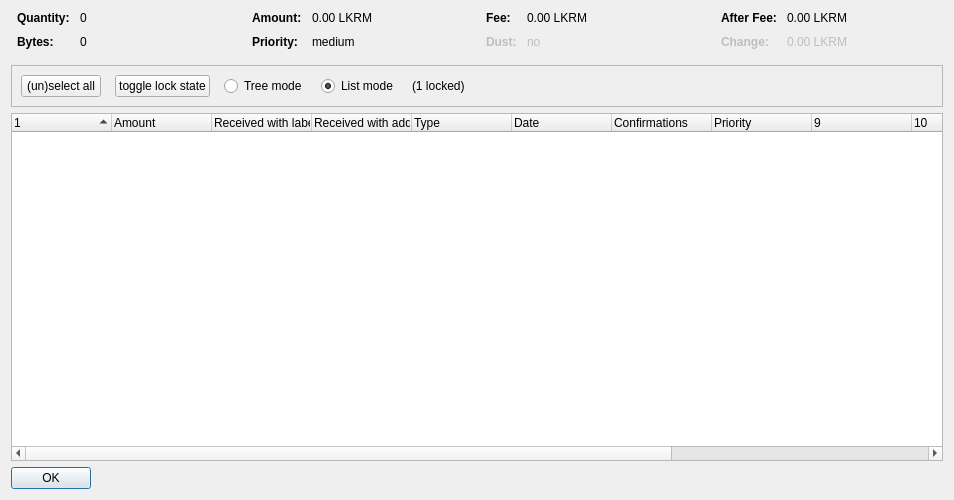
<?xml version="1.0" encoding="UTF-8"?>
<ui version="4.0">
 <class>CoinControlDialog</class>
 <widget class="QDialog" name="CoinControlDialog">
  <property name="geometry">
   <rect>
    <x>0</x>
    <y>0</y>
    <width>954</width>
    <height>500</height>
   </rect>
  </property>
  <property name="windowTitle">
   <string>Coin Selection</string>
  </property>
  <layout class="QVBoxLayout" name="verticalLayout">
   <item>
    <layout class="QHBoxLayout" name="horizontalLayoutTop" stretch="0,0,0,0">
     <property name="topMargin">
      <number>0</number>
     </property>
     <property name="bottomMargin">
      <number>10</number>
     </property>
     <item>
      <layout class="QFormLayout" name="formLayoutCoinControl1">
       <property name="horizontalSpacing">
        <number>10</number>
       </property>
       <property name="verticalSpacing">
        <number>10</number>
       </property>
       <property name="leftMargin">
        <number>6</number>
       </property>
       <property name="rightMargin">
        <number>6</number>
       </property>
       <item row="0" column="0">
        <widget class="QLabel" name="labelCoinControlQuantityText">
         <property name="font">
          <font>
           <weight>75</weight>
           <bold>true</bold>
          </font>
         </property>
         <property name="text">
          <string>Quantity:</string>
         </property>
        </widget>
       </item>
       <item row="0" column="1">
        <widget class="QLabel" name="labelCoinControlQuantity">
         <property name="cursor">
          <cursorShape>IBeamCursor</cursorShape>
         </property>
         <property name="contextMenuPolicy">
          <enum>Qt::ActionsContextMenu</enum>
         </property>
         <property name="text">
          <string notr="true">0</string>
         </property>
         <property name="textInteractionFlags">
          <set>Qt::LinksAccessibleByMouse|Qt::TextSelectableByKeyboard|Qt::TextSelectableByMouse</set>
         </property>
        </widget>
       </item>
       <item row="1" column="0">
        <widget class="QLabel" name="labelCoinControlBytesText">
         <property name="font">
          <font>
           <weight>75</weight>
           <bold>true</bold>
          </font>
         </property>
         <property name="text">
          <string>Bytes:</string>
         </property>
        </widget>
       </item>
       <item row="1" column="1">
        <widget class="QLabel" name="labelCoinControlBytes">
         <property name="cursor">
          <cursorShape>IBeamCursor</cursorShape>
         </property>
         <property name="contextMenuPolicy">
          <enum>Qt::ActionsContextMenu</enum>
         </property>
         <property name="text">
          <string notr="true">0</string>
         </property>
         <property name="textInteractionFlags">
          <set>Qt::LinksAccessibleByMouse|Qt::TextSelectableByKeyboard|Qt::TextSelectableByMouse</set>
         </property>
        </widget>
       </item>
      </layout>
     </item>
     <item>
      <layout class="QFormLayout" name="formLayoutCoinControl2">
       <property name="horizontalSpacing">
        <number>10</number>
       </property>
       <property name="verticalSpacing">
        <number>10</number>
       </property>
       <property name="leftMargin">
        <number>6</number>
       </property>
       <property name="rightMargin">
        <number>6</number>
       </property>
       <item row="0" column="0">
        <widget class="QLabel" name="labelCoinControlAmountText">
         <property name="font">
          <font>
           <weight>75</weight>
           <bold>true</bold>
          </font>
         </property>
         <property name="text">
          <string>Amount:</string>
         </property>
        </widget>
       </item>
       <item row="0" column="1">
        <widget class="QLabel" name="labelCoinControlAmount">
         <property name="cursor">
          <cursorShape>IBeamCursor</cursorShape>
         </property>
         <property name="contextMenuPolicy">
          <enum>Qt::ActionsContextMenu</enum>
         </property>
         <property name="text">
          <string notr="true">0.00 LKRM</string>
         </property>
         <property name="textInteractionFlags">
          <set>Qt::LinksAccessibleByMouse|Qt::TextSelectableByKeyboard|Qt::TextSelectableByMouse</set>
         </property>
        </widget>
       </item>
       <item row="1" column="0">
        <widget class="QLabel" name="labelCoinControlPriorityText">
         <property name="font">
          <font>
           <weight>75</weight>
           <bold>true</bold>
          </font>
         </property>
         <property name="text">
          <string>Priority:</string>
         </property>
        </widget>
       </item>
       <item row="1" column="1">
        <widget class="QLabel" name="labelCoinControlPriority">
         <property name="cursor">
          <cursorShape>IBeamCursor</cursorShape>
         </property>
         <property name="contextMenuPolicy">
          <enum>Qt::ActionsContextMenu</enum>
         </property>
         <property name="text">
          <string>medium</string>
         </property>
         <property name="textInteractionFlags">
          <set>Qt::LinksAccessibleByMouse|Qt::TextSelectableByKeyboard|Qt::TextSelectableByMouse</set>
         </property>
        </widget>
       </item>
      </layout>
     </item>
     <item>
      <layout class="QFormLayout" name="formLayoutCoinControl3">
       <property name="horizontalSpacing">
        <number>10</number>
       </property>
       <property name="verticalSpacing">
        <number>10</number>
       </property>
       <property name="leftMargin">
        <number>6</number>
       </property>
       <property name="rightMargin">
        <number>6</number>
       </property>
       <item row="0" column="0">
        <widget class="QLabel" name="labelCoinControlFeeText">
         <property name="font">
          <font>
           <weight>75</weight>
           <bold>true</bold>
          </font>
         </property>
         <property name="text">
          <string>Fee:</string>
         </property>
        </widget>
       </item>
       <item row="0" column="1">
        <widget class="QLabel" name="labelCoinControlFee">
         <property name="cursor">
          <cursorShape>IBeamCursor</cursorShape>
         </property>
         <property name="contextMenuPolicy">
          <enum>Qt::ActionsContextMenu</enum>
         </property>
         <property name="text">
          <string notr="true">0.00 LKRM</string>
         </property>
         <property name="textInteractionFlags">
          <set>Qt::LinksAccessibleByMouse|Qt::TextSelectableByKeyboard|Qt::TextSelectableByMouse</set>
         </property>
        </widget>
       </item>
       <item row="1" column="0">
        <widget class="QLabel" name="labelCoinControlLowOutputText">
         <property name="enabled">
          <bool>false</bool>
         </property>
         <property name="font">
          <font>
           <weight>75</weight>
           <bold>true</bold>
          </font>
         </property>
         <property name="text">
          <string>Dust:</string>
         </property>
        </widget>
       </item>
       <item row="1" column="1">
        <widget class="QLabel" name="labelCoinControlLowOutput">
         <property name="enabled">
          <bool>false</bool>
         </property>
         <property name="cursor">
          <cursorShape>IBeamCursor</cursorShape>
         </property>
         <property name="contextMenuPolicy">
          <enum>Qt::ActionsContextMenu</enum>
         </property>
         <property name="text">
          <string>no</string>
         </property>
         <property name="textInteractionFlags">
          <set>Qt::LinksAccessibleByMouse|Qt::TextSelectableByKeyboard|Qt::TextSelectableByMouse</set>
         </property>
        </widget>
       </item>
      </layout>
     </item>
     <item>
      <layout class="QFormLayout" name="formLayoutCoinControl4">
       <property name="horizontalSpacing">
        <number>10</number>
       </property>
       <property name="verticalSpacing">
        <number>10</number>
       </property>
       <property name="leftMargin">
        <number>6</number>
       </property>
       <property name="rightMargin">
        <number>6</number>
       </property>
       <item row="0" column="0">
        <widget class="QLabel" name="labelCoinControlAfterFeeText">
         <property name="font">
          <font>
           <weight>75</weight>
           <bold>true</bold>
          </font>
         </property>
         <property name="text">
          <string>After Fee:</string>
         </property>
        </widget>
       </item>
       <item row="0" column="1">
        <widget class="QLabel" name="labelCoinControlAfterFee">
         <property name="cursor">
          <cursorShape>IBeamCursor</cursorShape>
         </property>
         <property name="contextMenuPolicy">
          <enum>Qt::ActionsContextMenu</enum>
         </property>
         <property name="text">
          <string notr="true">0.00 LKRM</string>
         </property>
         <property name="textInteractionFlags">
          <set>Qt::LinksAccessibleByMouse|Qt::TextSelectableByKeyboard|Qt::TextSelectableByMouse</set>
         </property>
        </widget>
       </item>
       <item row="1" column="0">
        <widget class="QLabel" name="labelCoinControlChangeText">
         <property name="enabled">
          <bool>false</bool>
         </property>
         <property name="font">
          <font>
           <weight>75</weight>
           <bold>true</bold>
          </font>
         </property>
         <property name="text">
          <string>Change:</string>
         </property>
        </widget>
       </item>
       <item row="1" column="1">
        <widget class="QLabel" name="labelCoinControlChange">
         <property name="enabled">
          <bool>false</bool>
         </property>
         <property name="cursor">
          <cursorShape>IBeamCursor</cursorShape>
         </property>
         <property name="contextMenuPolicy">
          <enum>Qt::ActionsContextMenu</enum>
         </property>
         <property name="text">
          <string notr="true">0.00 LKRM</string>
         </property>
         <property name="textInteractionFlags">
          <set>Qt::LinksAccessibleByMouse|Qt::TextSelectableByKeyboard|Qt::TextSelectableByMouse</set>
         </property>
        </widget>
       </item>
      </layout>
     </item>
    </layout>
   </item>
   <item>
    <widget class="QFrame" name="frame">
     <property name="minimumSize">
      <size>
       <width>0</width>
       <height>40</height>
      </size>
     </property>
     <property name="frameShape">
      <enum>QFrame::StyledPanel</enum>
     </property>
     <property name="frameShadow">
      <enum>QFrame::Sunken</enum>
     </property>
     <layout class="QHBoxLayout" name="horizontalLayout">
      <item>
       <layout class="QHBoxLayout" name="horizontalLayoutPanel" stretch="0,0,0,0,0,0">
        <property name="spacing">
         <number>14</number>
        </property>
        <item>
         <widget class="QPushButton" name="pushButtonSelectAll">
          <property name="sizePolicy">
           <sizepolicy hsizetype="Maximum" vsizetype="Fixed">
            <horstretch>0</horstretch>
            <verstretch>0</verstretch>
           </sizepolicy>
          </property>
          <property name="text">
           <string>(un)select all</string>
          </property>
          <property name="autoDefault">
           <bool>false</bool>
          </property>
         </widget>
        </item>
        <item>
         <widget class="QPushButton" name="pushButtonToggleLock">
          <property name="sizePolicy">
           <sizepolicy hsizetype="Maximum" vsizetype="Fixed">
            <horstretch>0</horstretch>
            <verstretch>0</verstretch>
           </sizepolicy>
          </property>
          <property name="text">
           <string>toggle lock state</string>
          </property>
          <property name="autoDefault">
           <bool>false</bool>
          </property>
         </widget>
        </item>
        <item>
         <widget class="QRadioButton" name="radioTreeMode">
          <property name="sizePolicy">
           <sizepolicy hsizetype="Maximum" vsizetype="Fixed">
            <horstretch>0</horstretch>
            <verstretch>0</verstretch>
           </sizepolicy>
          </property>
          <property name="text">
           <string>Tree mode</string>
          </property>
         </widget>
        </item>
        <item>
         <widget class="QRadioButton" name="radioListMode">
          <property name="sizePolicy">
           <sizepolicy hsizetype="Maximum" vsizetype="Fixed">
            <horstretch>0</horstretch>
            <verstretch>0</verstretch>
           </sizepolicy>
          </property>
          <property name="text">
           <string>List mode</string>
          </property>
          <property name="checked">
           <bool>true</bool>
          </property>
         </widget>
        </item>
        <item>
         <widget class="QLabel" name="labelLocked">
          <property name="text">
           <string>(1 locked)</string>
          </property>
         </widget>
        </item>
        <item>
         <spacer name="horizontalSpacer">
          <property name="orientation">
           <enum>Qt::Horizontal</enum>
          </property>
          <property name="sizeHint" stdset="0">
           <size>
            <width>40</width>
            <height>20</height>
           </size>
          </property>
         </spacer>
        </item>
       </layout>
      </item>
     </layout>
    </widget>
   </item>
   <item>
    <widget class="CoinControlTreeWidget" name="treeWidget">
     <property name="contextMenuPolicy">
      <enum>Qt::CustomContextMenu</enum>
     </property>
     <property name="sortingEnabled">
      <bool>false</bool>
     </property>
     <property name="columnCount">
      <number>13</number>
     </property>
     <attribute name="headerShowSortIndicator" stdset="0">
      <bool>true</bool>
     </attribute>
     <attribute name="headerStretchLastSection">
      <bool>false</bool>
     </attribute>
     <column>
      <property name="text">
       <string/>
      </property>
     </column>
     <column>
      <property name="text">
       <string>Amount</string>
      </property>
     </column>
     <column>
      <property name="text">
       <string>Received with label</string>
      </property>
     </column>
     <column>
      <property name="text">
       <string>Received with address</string>
      </property>
     </column>
     <column>
      <property name="text">
	<string>Type</string>
      </property>
     </column>
     <column>
      <property name="text">
       <string>Date</string>
      </property>
     </column>
     <column>
      <property name="text">
       <string>Confirmations</string>
      </property>
      <property name="toolTip">
       <string>Confirmed</string>
      </property>
     </column>
     <column>
      <property name="text">
       <string>Priority</string>
      </property>
     </column>
     <column>
      <property name="text">
       <string/>
      </property>
     </column>
     <column>
      <property name="text">
       <string/>
      </property>
     </column>
     <column>
      <property name="text">
       <string/>
      </property>
     </column>
     <column>
      <property name="text">
       <string/>
      </property>
     </column>
     <column>
      <property name="text">
       <string/>
      </property>
     </column>
    </widget>
   </item>
   <item>
    <widget class="QDialogButtonBox" name="buttonBox">
     <property name="sizePolicy">
      <sizepolicy hsizetype="Maximum" vsizetype="Fixed">
       <horstretch>0</horstretch>
       <verstretch>0</verstretch>
      </sizepolicy>
     </property>
     <property name="orientation">
      <enum>Qt::Horizontal</enum>
     </property>
     <property name="standardButtons">
      <set>QDialogButtonBox::Ok</set>
     </property>
    </widget>
   </item>
  </layout>
 </widget>
 <customwidgets>
  <customwidget>
   <class>CoinControlTreeWidget</class>
   <extends>QTreeWidget</extends>
   <header>coincontroltreewidget.h</header>
  </customwidget>
 </customwidgets>
 <resources/>
 <connections/>
</ui>
